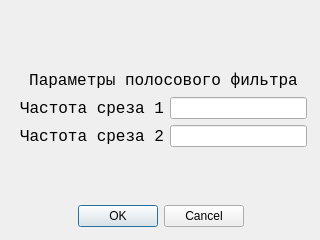
<?xml version="1.0" encoding="UTF-8"?>
<ui version="4.0">
 <class>DialogSignalEvelope</class>
 <widget class="QDialog" name="DialogSignalEvelope">
  <property name="geometry">
   <rect>
    <x>0</x>
    <y>0</y>
    <width>320</width>
    <height>240</height>
   </rect>
  </property>
  <property name="minimumSize">
   <size>
    <width>320</width>
    <height>240</height>
   </size>
  </property>
  <property name="maximumSize">
   <size>
    <width>320</width>
    <height>240</height>
   </size>
  </property>
  <property name="windowTitle">
   <string>Dialog</string>
  </property>
  <widget class="QDialogButtonBox" name="buttonBox">
   <property name="geometry">
    <rect>
     <x>10</x>
     <y>200</y>
     <width>301</width>
     <height>32</height>
    </rect>
   </property>
   <property name="orientation">
    <enum>Qt::Horizontal</enum>
   </property>
   <property name="standardButtons">
    <set>QDialogButtonBox::Cancel|QDialogButtonBox::Ok</set>
   </property>
   <property name="centerButtons">
    <bool>true</bool>
   </property>
  </widget>
  <widget class="QWidget" name="layoutWidget">
   <property name="geometry">
    <rect>
     <x>20</x>
     <y>70</y>
     <width>287</width>
     <height>77</height>
    </rect>
   </property>
   <layout class="QVBoxLayout" name="verticalLayout">
    <item>
     <widget class="QLabel" name="label">
      <property name="font">
       <font>
        <family>Consolas</family>
        <pointsize>12</pointsize>
       </font>
      </property>
      <property name="text">
       <string>Параметры полосового фильтра</string>
      </property>
      <property name="alignment">
       <set>Qt::AlignCenter</set>
      </property>
     </widget>
    </item>
    <item>
     <layout class="QHBoxLayout" name="horizontalLayout">
      <item>
       <widget class="QLabel" name="label_2">
        <property name="font">
         <font>
          <family>Consolas</family>
          <pointsize>12</pointsize>
         </font>
        </property>
        <property name="text">
         <string>Частота среза 1</string>
        </property>
       </widget>
      </item>
      <item>
       <widget class="QLineEdit" name="frequency_min"/>
      </item>
     </layout>
    </item>
    <item>
     <layout class="QHBoxLayout" name="horizontalLayout_2">
      <item>
       <widget class="QLabel" name="label_3">
        <property name="font">
         <font>
          <family>Consolas</family>
          <pointsize>12</pointsize>
         </font>
        </property>
        <property name="text">
         <string>Частота среза 2</string>
        </property>
       </widget>
      </item>
      <item>
       <widget class="QLineEdit" name="frequency_max"/>
      </item>
     </layout>
    </item>
   </layout>
  </widget>
 </widget>
 <resources/>
 <connections>
  <connection>
   <sender>buttonBox</sender>
   <signal>accepted()</signal>
   <receiver>DialogSignalEvelope</receiver>
   <slot>accept()</slot>
   <hints>
    <hint type="sourcelabel">
     <x>248</x>
     <y>254</y>
    </hint>
    <hint type="destinationlabel">
     <x>157</x>
     <y>274</y>
    </hint>
   </hints>
  </connection>
  <connection>
   <sender>buttonBox</sender>
   <signal>rejected()</signal>
   <receiver>DialogSignalEvelope</receiver>
   <slot>reject()</slot>
   <hints>
    <hint type="sourcelabel">
     <x>316</x>
     <y>260</y>
    </hint>
    <hint type="destinationlabel">
     <x>286</x>
     <y>274</y>
    </hint>
   </hints>
  </connection>
 </connections>
</ui>
